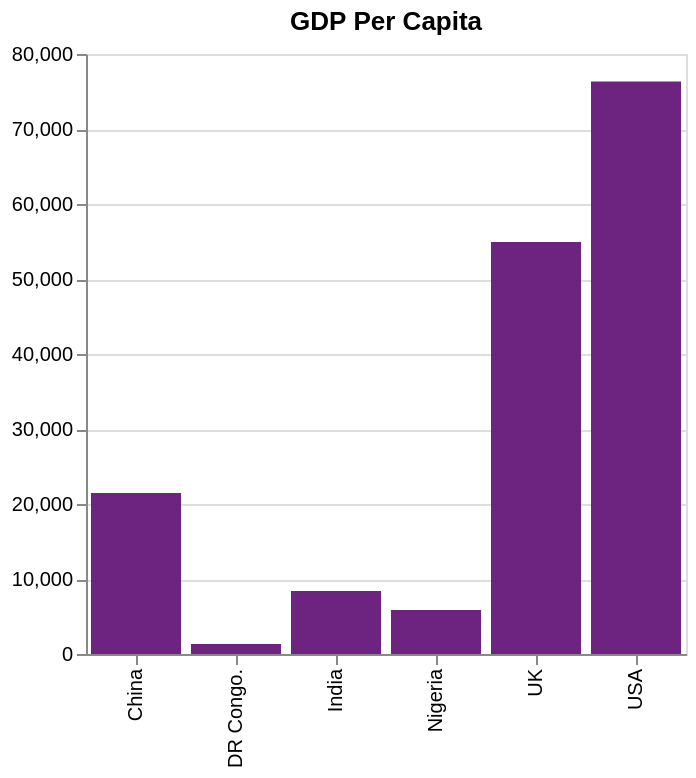

Write the Vega-Lite specification saved for this chart.
### Vega-Lite specification from a JSON file in a GitHub repository (floating-point values rounded to 4 significant figures)
{"$schema": "https://vega.github.io/schema/vega-lite/v5.json", "title": {"text": "GDP Per Capita"}, "width": 300, "height": 300, "data": {"values": [{"Country": "China", "GDP per capita": 21482}, {"Country": "DR Congo.", "GDP per capita": 1337}, {"Country": "UK", "GDP per capita": 54929}, {"Country": "India", "GDP per capita": 8400}, {"Country": "Nigeria", "GDP per capita": 5862}, {"Country": "USA", "GDP per capita": 76329}]}, "mark": {"type": "bar", "color": "#6d2480"}, "encoding": {"x": {"field": "Country", "title": null}, "y": {"field": "GDP per capita", "type": "quantitative", "axis": {"title": null}}}, "config": {}}
